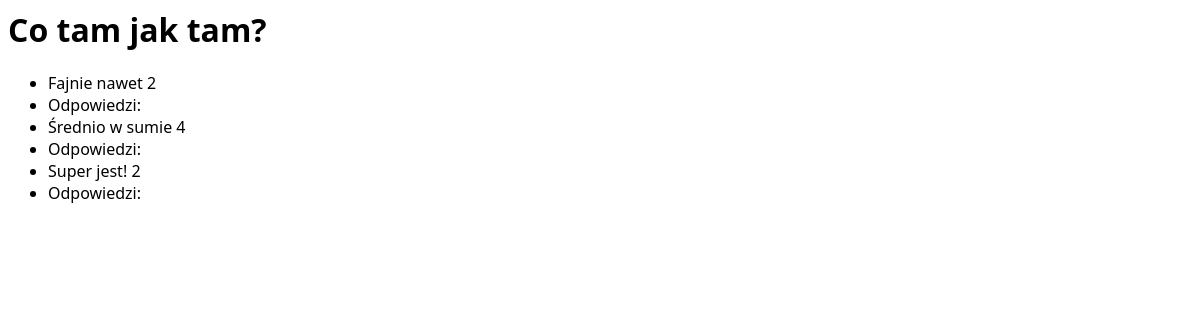
Page /polls/3/ on the committed database.
### polls/models.py (models this page shows, shortened)
class Question(models.Model):
    class QuestionType(models.TextChoices):
        CLOSED = "Zamknięte"
        OPEN = "Otwarte"
    question_text = models.CharField(max_length=200, null=True)
    question_type = models.CharField(max_length=200, choices=QuestionType.choices, default=QuestionType.CLOSED)
    pub_date = models.DateTimeField('date published')

class Choice(models.Model):
    question = models.ForeignKey(Question, on_delete=models.CASCADE)
    choice_text = models.CharField(max_length=200)
    votes = models.IntegerField(default=0)
    pub_date = models.DateTimeField('date published')

### polls/views.py (the view)
# urls.py: path('<int:question_id>/', views.question_detail, name='question_detail'),
def question_detail(request, question_id):
   question = get_object_or_404(Question, pk=question_id)
   return render(request, 'polls/question_detail.html', {'question': question})

### templates/polls/question_detail.html (shortened to what this page needs)
<head>
    {% load static %}
    <link rel="stylesheet" href="{% static 'css/styles.css' %}" />
  </head>
<h1>{{ question.question_text }}</h1>
<ul>
{% for choice in question.choice_set.all %}
    <li>{{ choice.choice_text }} {{ choice.votes }} </li>
    <li>Odpowiedzi:</li>
{% endfor %}
</ul>

### rows in the picture
Question: question_text "Co tam jak tam?"
Choice: choice_text "Fajnie nawet", votes "2"
Choice: choice_text "Średnio w sumie", votes "4"
Choice: choice_text "Super jest!", votes "2"
